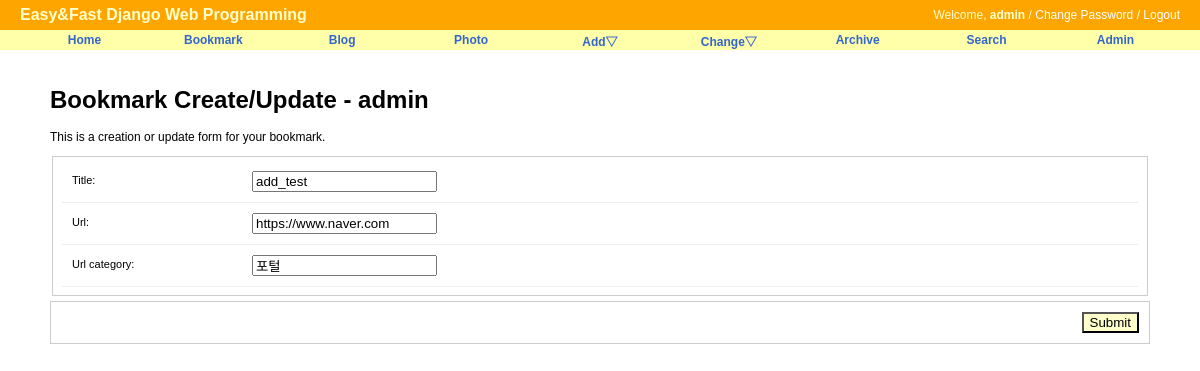
The app's page /bookmark/update/5/ (signed in) with its own data.
### bookmark/models.py (models this page shows, shortened)
class Bookmark(models.Model):
    title = models.CharField(max_length=100, blank=True, null=True)
    url = models.URLField('url', unique=True)
    url_category = models.CharField(max_length=100, blank=True, null=True)
    owner = models.ForeignKey(User, null=True, on_delete=models.CASCADE)

### bookmark/views.py (the view)
# urls.py: path('update/<int:pk>/', BookmarkUpdateView.as_view(), name='update'),
class BookmarkUpdateView(LoginRequiredMixin, UpdateView):
    model = Bookmark
    fields = ['title', 'url', 'url_category']
    success_url = reverse_lazy('bookmark:index')

### bookmark/templates/bookmark/bookmark_form.html (shortened to what this page needs)
{% extends "base.html" %}
{% load staticfiles %}
{% block extrastyle %}{% static "css/forms.css" %}{% endblock %}
{% block content %}
<div id="content">
    <h1>Bookmark Create/Update - {{ user }}</h1>
    <form action="." method="post">
        <p>This is a creation or update form for your bookmark.</p>
        <fieldset class="aligned">
            <div class="form-row">
                {{ form.title.label_tag }} {{ form.title }}
            </div>
            <div class="form-row">
                {{ form.url.label_tag }} {{ form.url }}
            </div>
            <div class="form-row">
                {{ form.url_category.label_tag }} {{ form.url_category }}
            </div>
        </fieldset>
        <div class="submit-row">
            <input type="submit" value="Submit" />
        </div>
    </form>
</div>
{% endblock %}

### templates/base.html (shortened to what this page needs)
<!DOCTYPE html>
<html lang="ko">
<head>
{% load staticfiles %}
<link rel="stylesheet" type="text/css" href="{% block stylesheet %}{% static "css/base.css" %}{% endblock %}" />
<link rel="stylesheet" type="text/css" href="{% block extrastyle %}{% endblock %}" />
</head>
<body>
<div id="header">
    <h2 class="maintitle">Easy&amp;Fast Django Web Programming</h2>
    {% if user.is_active %}
        <h4 class="welcome">Welcome, <strong>{% firstof usr.get_short_name user.get_username %}</strong> /
                    <a href="{% url 'password_change' %}">Change Password</a> /
                    <a href="{% url 'logout' %}">Logout</a>
        </h4>
    {% else %}
        <h4 class="welcome">Welcome, Anonymous /
                    <a href="{% url 'login' %}">Login</a> /
                    <a href="{% url 'register' %}">Register</a>
        </h4>
    {% endif %}
</div>
<div id="menu">
    <li><a href="{% url 'home' %}">Home</a></li>
    <li><a href="{% url 'bookmark:index' %}">Bookmark</a></li>
    <li><a href="{% url 'blog:index' %}">Blog</a></li>
    <li><a href="#">Photo</a></li>
    <li><a href="#">Add&bigtriangledown;</a>
    </li>
    <li><a href="#">Change&bigtriangledown;</a>
    </li>
    <li><a href="{% url 'blog:post_archive' %}">Archive</a></li>
    <li><a href="{% url 'blog:search' %}">Search</a></li>
    <li><a href="{% url 'admin:index' %}">Admin</a></li>
</div>
{% block content %}{% endblock %}
</body>
</html>

### static/css/base.css (style rules this page uses)
body { font-family: "Lucida Grande", Verdana, Arial, sans-serif; font-size: 12px; }
div#header { position: absolute; top: 0px; left: 0px; height: 30px; width: 100%; display: table; background: orange; }
div#menu { position: absolute; top: 30px; left: 0px; height: 20px; width: 100%; display: table; table-layout: fixed; border-spacing: 40px 0px; background: #ffa; font-size: 12px; }
div#content { position: absolute; top: 70px; left: 50px; right: 50px; }
.maintitle { display: table-cell; vertical-align: middle; padding-left: 20px; color: #ffc; font-weight: bold; font-size: 16px; }
.welcome { display: table-cell; vertical-align: middle; text-align: right; padding-right: 20px; color: #ffc; font-weight: normal; font-size: 12px; }
.welcome a:link, .welcome a:visited { color: white; }
div#menu a:link, div#menu a:visited { color: #36c; }
div#menu > li { display: table-cell; vertical-align: middle; border-radius: 25px; text-align: center; font-weight: bold; }
a:link, a:visited { color: #369; text-decoration: none; }

### static/css/forms.css (style rules this page uses)
fieldset { border: 1px solid #ccc; }
.aligned label { width: 170px; display: block; padding: 3px 10px 0 0; float: left; }
.form-row { padding: 10px; font-size: 11px; border-bottom: 1px solid #eee; }
.submit-row { margin: 5px 0; border: 1px solid #ccc; text-align: right; }
.submit-row input { margin: 10px; background: #ffc; }

### records on screen
Bookmark: title "add_test", url "https://www.naver.com", url_category "포털"

### other values on screen
{{ user }} "admin"
